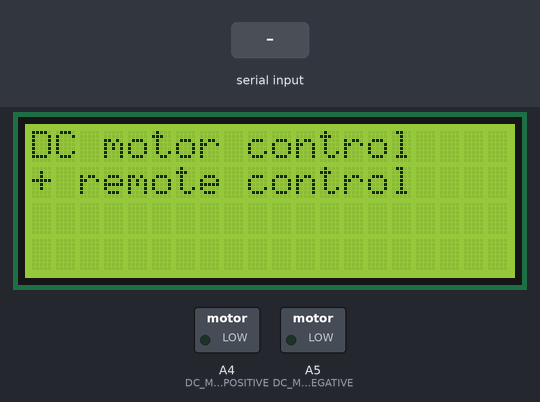
This sketch was run on a simulated Arduino Uno, built with avr-gcc and run on an emulated ATmega328P. Shown: 20×4 character LCD, switched loads named in the sketch (green lamp = pin HIGH). The test bench sets the inputs (shaded band).

Above: at 2.2 s.
2.3 s: "W" received over Serial
At 2.7 s:
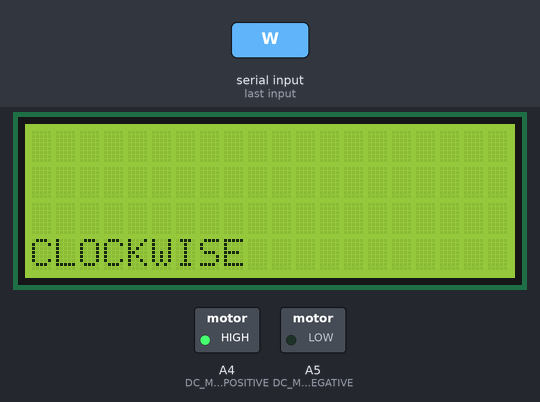
3.8 s: "Z" received over Serial
At 4.9 s:
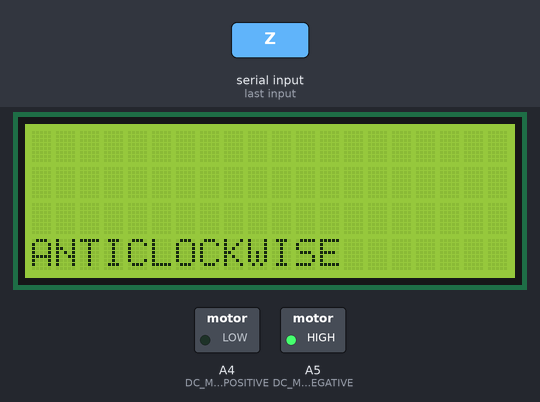
5.3 s: "E" received over Serial
At 5.9 s:
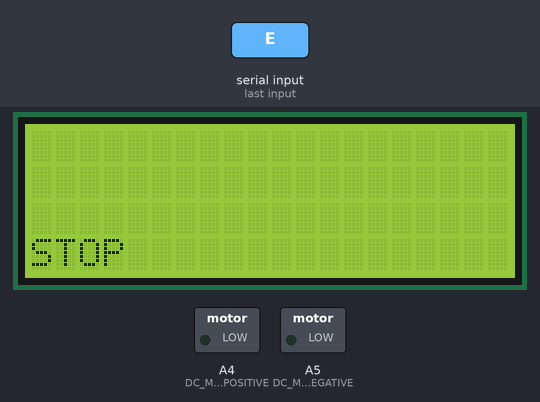
Timing chart, 0 to 8.3 s (numbered marks = the images above; inputs shaded):
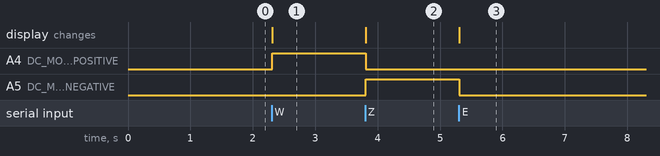

The sketch:

dcRF_receiver.ino
```cpp
#include <LiquidCrystal.h>
LiquidCrystal lcd(13, 12, 11, 10, 9, 8);
#define DC_MOTOR1_POSITIVE A4
#define DC_MOTOR1_NEGATIVE A5
void setup()
{
Serial.begin(9600);
lcd.begin(20,4);
pinMode(DC_MOTOR1_POSITIVE, OUTPUT);
pinMode(DC_MOTOR1_NEGATIVE, OUTPUT);
lcd.setCursor(0,0);
lcd.print("DC motor control");
lcd.setCursor(0,1);
lcd.print("+ remote control");
delay(1000);
}
void loop()
{
char LABVIEW_SERIAL_CHAR;
LABVIEW_SERIAL_CHAR=Serial.read();
if (LABVIEW_SERIAL_CHAR=='W')
{
 lcd.clear();
 lcd.setCursor(0,3);
 lcd.print("CLOCKWISE");
 digitalWrite(DC_MOTOR1_POSITIVE, HIGH);
 digitalWrite(DC_MOTOR1_NEGATIVE, LOW);
}
else if (LABVIEW_SERIAL_CHAR=='Z')
{
 lcd.clear();
 lcd.setCursor(0,3);
 lcd.print("ANTICLOCKWISE");
 digitalWrite(DC_MOTOR1_POSITIVE, LOW);
 digitalWrite(DC_MOTOR1_NEGATIVE, HIGH);
}
else if (LABVIEW_SERIAL_CHAR=='E')
{
 lcd.clear();
 lcd.setCursor(0,3);
 lcd.print("STOP");
 digitalWrite(DC_MOTOR1_POSITIVE, LOW);
 digitalWrite(DC_MOTOR1_NEGATIVE, LOW);
}
delay(10);
}
```

Measured:
- after the input at 2.3 s, A4 (DC_MOTOR1_POSITIVE): LOW → HIGH at once; the display: changes at once (image 1)
- after the input at 3.8 s, A4 (DC_MOTOR1_POSITIVE): HIGH → LOW at once; A5 (DC_MOTOR1_NEGATIVE): LOW → HIGH at once; the display: changes at once (image 2)
- after the input at 5.3 s, A5 (DC_MOTOR1_NEGATIVE): HIGH → LOW at once; the display: changes at once (image 3)
